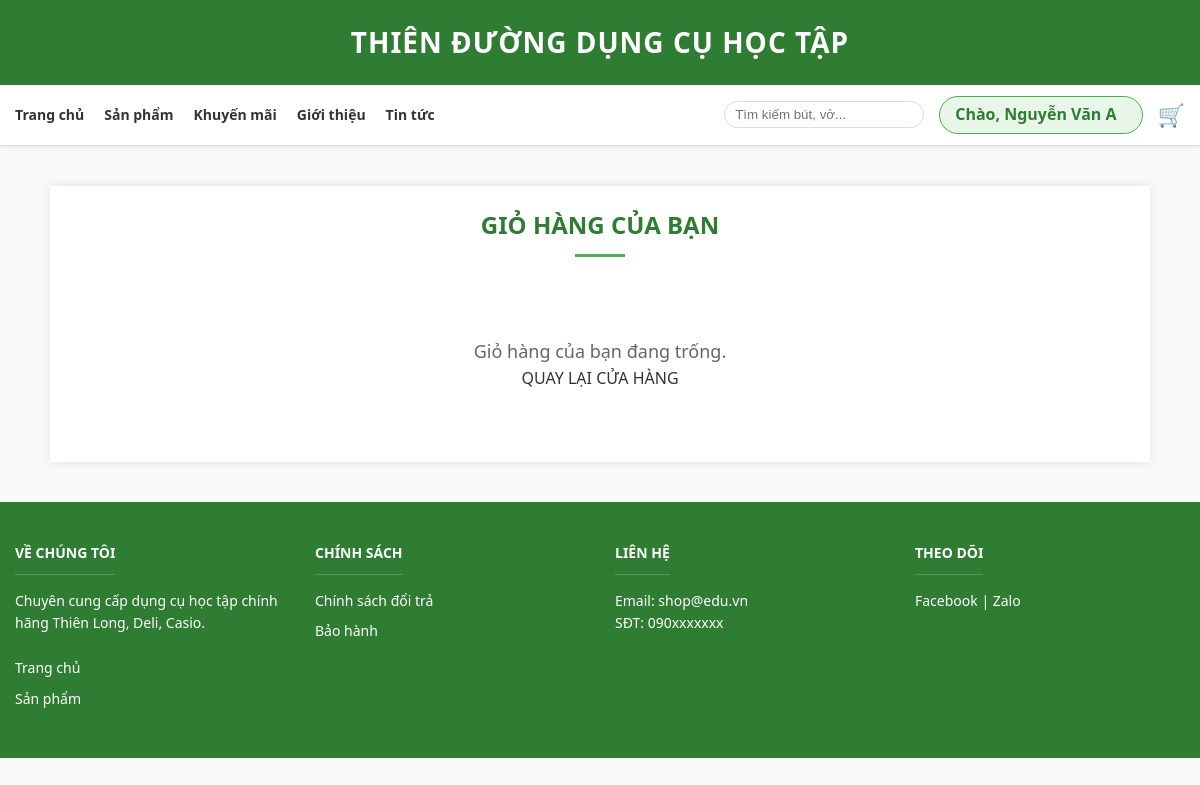
/Views/giohang.php (signed in), run on an earlier commit of the app's database.
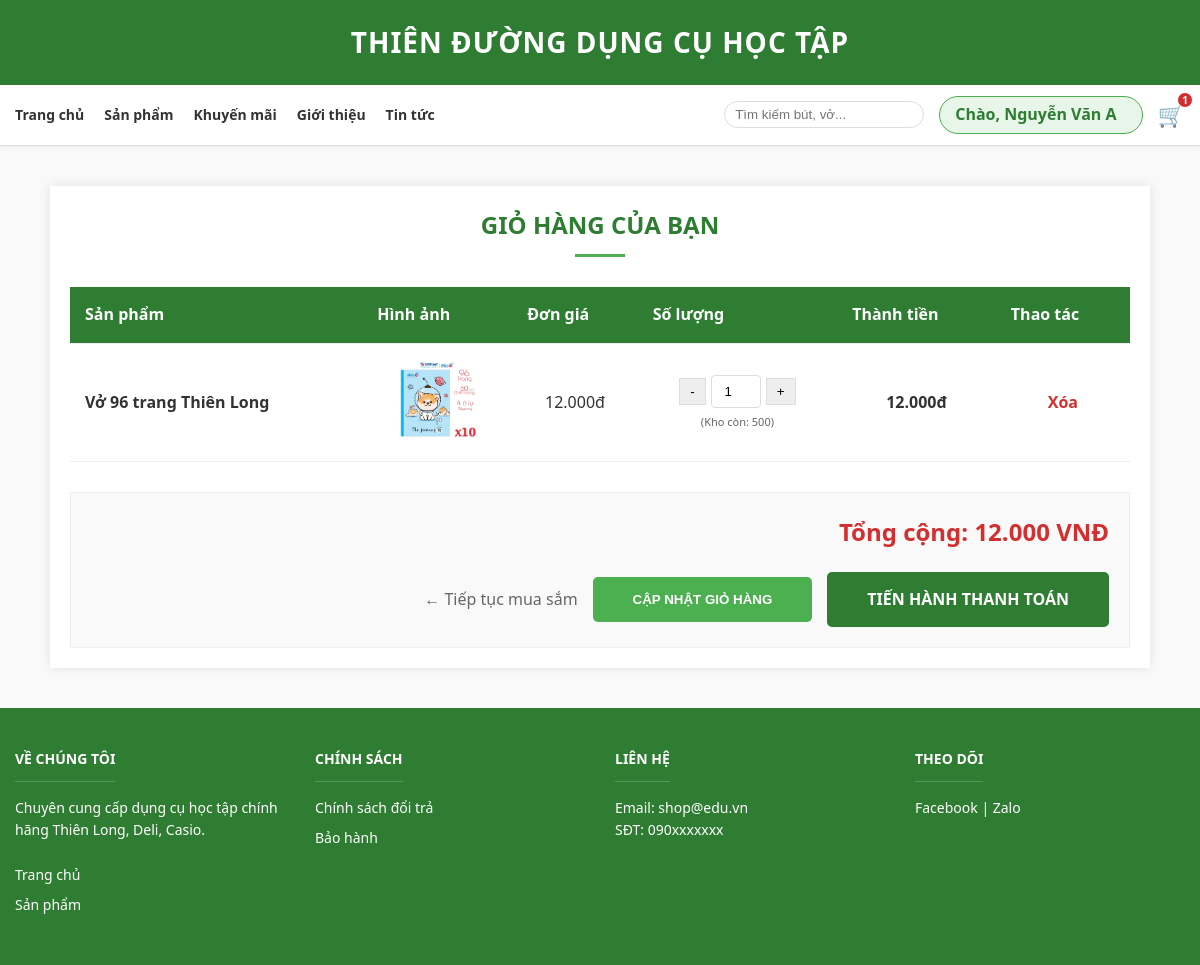
And on a later commit of the database.
### tables this page shows
CREATE TABLE IF NOT EXISTS `chitietgh` (
  `MaGH` int NOT NULL,
  `MaSP` int NOT NULL,
  `SoLuong` int DEFAULT NULL,
  `DonGia` decimal(10,2) DEFAULT NULL,
  PRIMARY KEY (`MaGH`,`MaSP`),
  KEY `MaSP` (`MaSP`)
);

CREATE TABLE IF NOT EXISTS `sanpham` (
  `MaSP` int NOT NULL AUTO_INCREMENT,
  `TenSP` varchar(100) NOT NULL,
  `MoTa` text,
  `Gia` decimal(15,2) DEFAULT NULL,
  `SoLuongTon` int UNSIGNED DEFAULT '0',
  `HinhAnh` varchar(255) DEFAULT NULL,
  `MaLoai` int DEFAULT NULL,
  `MaNCC` int DEFAULT NULL,
  `MaTH` int DEFAULT NULL,
  PRIMARY KEY (`MaSP`),
  KEY `MaLoai` (`MaLoai`),
  KEY `MaNCC` (`MaNCC`),
  KEY `MaTH` (`MaTH`)
);

CREATE TABLE IF NOT EXISTS `giohang` (
  `MaGH` int NOT NULL AUTO_INCREMENT,
  `MaKH` int DEFAULT NULL,
  `NgayCapNhat` date DEFAULT NULL,
  `TongTien` decimal(10,2) DEFAULT NULL,
  PRIMARY KEY (`MaGH`),
  KEY `MaKH` (`MaKH`)
);

### classes/DB.class.php (called while the page is built, shortened)
<?php
class Db
{
    protected $pdo;
    public function __construct()
    {
        try {
            $dsn = "mysql:host=" . DB_HOST . ";dbname=" . DB_NAME . ";charset=utf8mb4";
            $options = [
                PDO::ATTR_ERRMODE            => PDO::ERRMODE_EXCEPTION,
                PDO::ATTR_DEFAULT_FETCH_MODE => PDO::FETCH_ASSOC,
                PDO::ATTR_EMULATE_PREPARES   => false,
            ];
            $this->pdo = new PDO($dsn, DB_USER, DB_PASS, $options);
        } catch (PDOException $e) {
            die("Lỗi kết nối Database: " . $e->getMessage());
        }
    }
    public function query($sql, $params = [])
    {
        $stmt = $this->pdo->prepare($sql);
        $stmt->execute($params);
        return $stmt;
    }
}

### classes/Giohang.class.php (called while the page is built, shortened)
<?php
require_once 'DB.class.php';
class Giohang extends Db
{
    public function lay_theo_khach_hang($maKH)
    {
        $sql = "SELECT * FROM giohang WHERE MaKH = ?";
        return $this->query($sql, [$maKH])->fetch();
    }
}

### classes/Chitiet_Giohang.class.php (called while the page is built, shortened)
<?php
require_once 'DB.class.php';
class Chitiet_Giohang extends Db
{
    public function lay_danh_sach_trong_gio($maGH)
    {
        $sql = "SELECT ct.*, sp.TenSP, sp.HinhAnh, sp.SoLuongTon
            FROM chitietgh ct
            JOIN sanpham sp ON ct.MaSP = sp.MaSP
            WHERE ct.MaGH = ?";
        return $this->query($sql, [$maGH])->fetchAll();
    }
}

### Views/giohang.php (the view, shortened to what the changed rows need)
<?php
require_once '../classes/Giohang.class.php';
require_once '../classes/Chitiet_Giohang.class.php';
$ghModel = new Giohang();
$ctghModel = new Chitiet_Giohang();
$ds_sanpham = [];
$tongTien = 0;
if (isset($_SESSION['user_id'])) {
    $maKH = $_SESSION['user_id'];
    $gioHang = $ghModel->lay_theo_khach_hang($maKH);
    if ($gioHang) {
        $ds_sanpham = $ctghModel->lay_danh_sach_trong_gio($gioHang['MaGH']);
        $tongTien = $gioHang['TongTien'];
    }
}
$canCheckout = true;
include_once 'includes/header.php';
?>
<div class="container cart-container">
    <h2 class="section-title">Giỏ hàng của bạn</h2>
    <?php if (!empty($ds_sanpham)): ?>
        <form action="../controller/GiohangController.php" method="POST">
            <table class="cart-table">
                <thead>
                    <tr>
                        <th>Sản phẩm</th>
                        <th>Hình ảnh</th>
                        <th>Đơn giá</th>
                        <th>Số lượng</th>
                        <th>Thành tiền</th>
                        <th>Thao tác</th>
                    </tr>
                </thead>
                <tbody>
                    <?php foreach ($ds_sanpham as $item):
                        $isOverstock = (isset($item['SoLuongTon']) && $item['SoLuong'] > $item['SoLuongTon']);
                    ?>
                        <tr style="<?php echo $isOverstock ? 'background-color: #FFF9F9; border-left: 4px solid #d32f2f;' : ''; ?>">
                            <td>
                                <strong><?php echo $item['TenSP']; ?></strong>
                            </td>
                            <td><img src="/Web_DoHocTap/assets/images/Sanpham/<?php echo $item['HinhAnh']; ?>" class="cart-img"></td>
                            <td><?php echo number_format($item['DonGia'], 0, ',', '.'); ?>đ</td>
                            <td>
                                <div style="display: flex; flex-direction: column; align-items: center; gap: 5px;">
                                    <div style="display: flex; justify-content: center; align-items: center; gap: 5px;">
                                        <button type="button" class="qty-btn" onclick="this.parentNode.querySelector('input').stepDown()">-</button>
                                        <input type="number"
                                            name="sl[<?php echo $item['MaSP']; ?>]"
                                            value="<?php echo $item['SoLuong']; ?>"
                                            min="1"
                                            max="<?php echo $item['SoLuongTon']; ?>"
                                            class="quantity-input"
                                            style="width: 50px; <?php echo $isOverstock ? 'border-color: #d32f2f; background: #FFF0F0;' : ''; ?>">
                                        <button type="button" class="qty-btn" onclick="this.parentNode.querySelector('input').stepUp()">+</button>
                                    </div>
                                    <small style="color: <?php echo $isOverstock ? '#d32f2f' : '#666'; ?>; font-size: 11px; font-weight: <?php echo $isOverstock ? 'bold' : 'normal'; ?>;">
                                        (Kho còn: <?php echo $item['SoLuongTon']; ?>)
                                    </small>
                                </div>
                            </td>
                            <td><strong><?php echo number_format($item['DonGia'] * $item['SoLuong'], 0, ',', '.'); ?>đ</strong></td>
                            <td>
                                <a href="../controller/GiohangController.php?action=xoa&idsp=<?php echo $item['MaSP']; ?>" class="btn-xoa" onclick="return confirm('Bạn muốn bỏ sản phẩm này?')">Xóa</a>
                            </td>
                        </tr>
                    <?php endforeach; ?>
                </tbody>
            </table>
            <div class="cart-summary">
                <div class="total-price">Tổng cộng: <?php echo number_format($tongTien, 0, ',', '.'); ?> VNĐ</div>
                <div style="display: flex; justify-content: flex-end; align-items: center; gap: 15px;">
                    <a href="../index.php" style="color: #666; text-decoration: none;">← Tiếp tục mua sắm</a>
                    <button type="submit" name="action" value="update" class="btn-checkout" style="border: none; cursor: pointer; background: #4CAF50;">
                        CẬP NHẬT GIỎ HÀNG
                    </button>
                    <?php if (isset($_SESSION['user_id'])): ?>
                        <?php if ($canCheckout): ?>
                            <a href="Thanhtoan/thanhtoan.php" class="btn-checkout">TIẾN HÀNH THANH TOÁN</a>
                        <?php else: ?>
                            <button type="button" class="btn-checkout" style="background: #ccc; cursor: not-allowed;" onclick="alert('Vui lòng cập nhật lại số lượng khớp với tồn kho trước khi thanh toán!')">
                                TIẾN HÀNH THANH TOÁN
                            </button>
                        <?php endif; ?>
                    <?php else: ?>
                        <a href="Taikhoan/login.php?redirect=giohang" class="btn-checkout" style="background: #f57c00;">
                            ĐĂNG NHẬP ĐỂ THANH TOÁN
                        </a>
                    <?php endif; ?>
                </div>
            </div>
        </form>
    <?php else: ?>
        <div style="text-align: center; padding: 50px;">
            <p style="font-size: 18px; color: #666;">Giỏ hàng của bạn đang trống.</p>
            <a href="../index.php" class="btn-muangay" style="margin-top: 20px;">QUAY LẠI CỬA HÀNG</a>
        </div>
    <?php endif; ?>
</div>
<?php include_once 'includes/footer.php'; ?>

### Views/includes/header.php (shortened to what the changed rows need)
<!DOCTYPE html>
<html lang="vi">
<head>
    <!DOCTYPE html>
    <html lang="vi">
    <head>
    </head>
<body>
    <header class="top-header">
        <div class="container">
            <h1>THIÊN ĐƯỜNG DỤNG CỤ HỌC TẬP</h1>
        </div>
    </header>
    <nav class="navbar">
        <div class="container nav-content">
            <div class="search-login-area">
                <a href="/Web_DoHocTap/Views/giohang.php" style="text-decoration: none; position: relative; display: inline-flex; align-items: center; font-size: 22px;">🛒
                    <?php
                    $count = 0;
                    if (isset($_SESSION['user_id'])) {
                        require_once __DIR__ . '/../../classes/Giohang.class.php';
                        require_once __DIR__ . '/../../classes/Chitiet_Giohang.class.php';
                        $ghModel = new Giohang();
                        $ctghModel = new Chitiet_Giohang();
                        $gioHang = $ghModel->lay_theo_khach_hang($_SESSION['user_id']);
                        if ($gioHang) {
                            $items = $ctghModel->lay_danh_sach_trong_gio($gioHang['MaGH']);
                            foreach ($items as $item) {
                                $count += $item['SoLuong'];
                            }
                        }
                    } else {
                        if (isset($_SESSION['cart'])) {
                            $count = array_sum($_SESSION['cart']);
                        }
                    }
                    if ($count > 0) {
                        echo "<span class='cart-badge'>$count</span>";
                    }
                    ?>
                </a>
            </div>
        </div>
    </nav>

What changed in the data, as far as the page shows it:
added chitietgh: MaSP.TenSP "Vở 96 trang Thiên Long", MaSP.HinhAnh (picture), DonGia "12.000", SoLuong "1", MaSP.SoLuongTon "500", $item['DonGia'] * $item['SoLuong'] "12.000"
added giohang: TongTien "12.000"
Also different on the page:
$count: (not shown) → "1"
text no longer shown: "Giỏ hàng của bạn đang trống. QUAY LẠI CỬA HÀNG"
text now shown: "Sản phẩm Hình ảnh Đơn giá Số lượng Thành tiền Thao tác Tổng cộng: VNĐ ← Tiếp tục mua sắm CẬP NHẬT GIỎ HÀNG TIẾN HÀNH THANH TOÁN"
